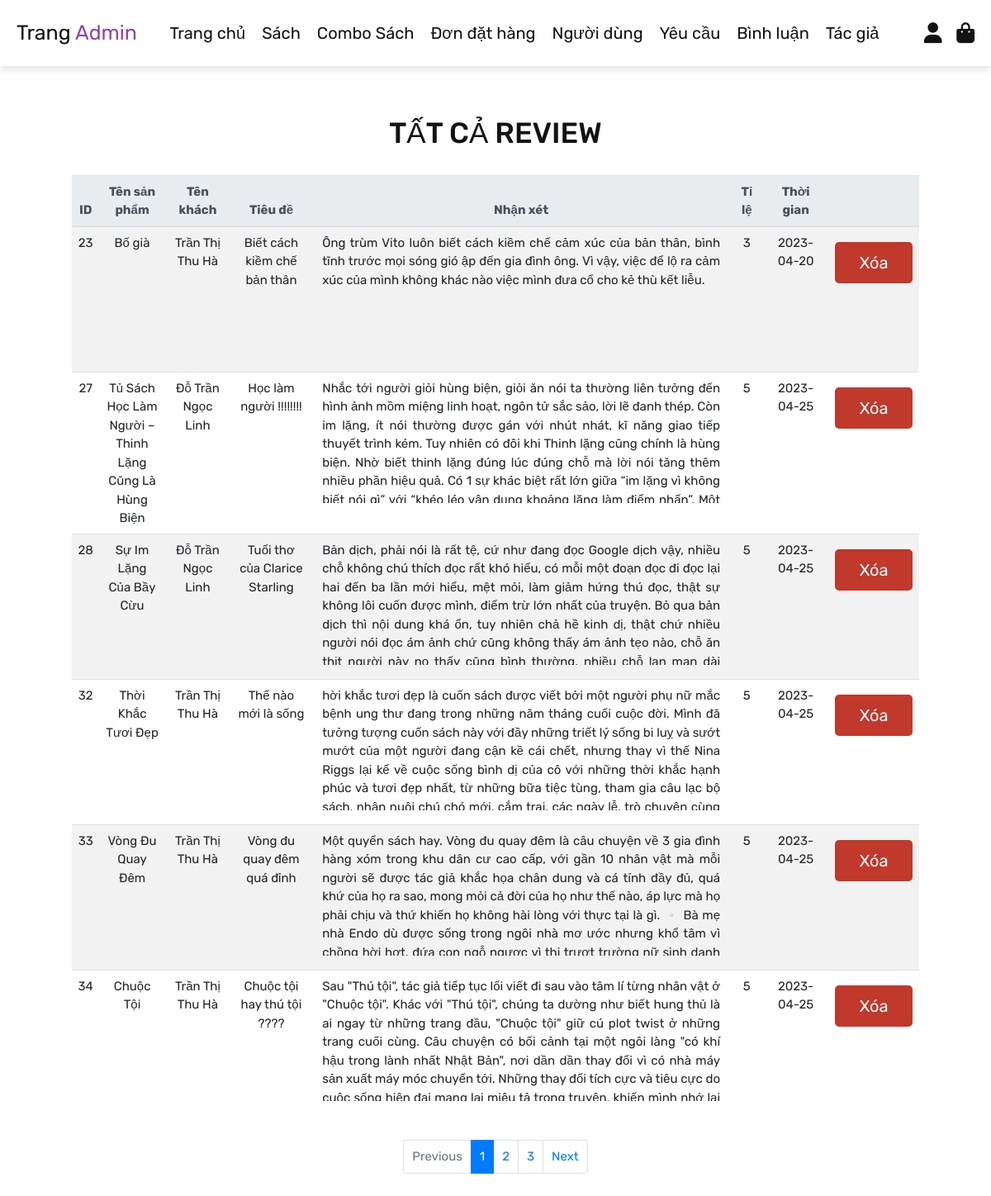
/admin/View/admin_review.php (signed in), run on the app's committed database.
### tables this page shows
CREATE TABLE `reviews` (
  `id` int(100) NOT NULL,
  `product_id` varchar(10) DEFAULT NULL,
  `combo_id` varchar(255) DEFAULT NULL,
  `user_id` varchar(20) NOT NULL,
  `rating` varchar(1) NOT NULL,
  `title` varchar(200) NOT NULL,
  `description` varchar(2500) NOT NULL,
  `date` date NOT NULL DEFAULT current_timestamp()
);

CREATE TABLE `products` (
  `product_id` varchar(10) NOT NULL,
  `name` varchar(100) NOT NULL,
  `author` varchar(100) NOT NULL,
  `price` int(100) NOT NULL,
  `image` varchar(200) NOT NULL,
  `description` varchar(10000) NOT NULL,
  `supplier` varchar(100) NOT NULL,
  `publiser` varchar(100) NOT NULL,
  `date` datetime NOT NULL DEFAULT current_timestamp()
);

CREATE TABLE `users` (
  `user_id` varchar(10) NOT NULL,
  `fullname` varchar(100) NOT NULL,
  `username` varchar(100) DEFAULT NULL,
  `email` varchar(100) NOT NULL,
  `phonenumber` varchar(20) NOT NULL,
  `password` varchar(100) NOT NULL,
  `user_type` varchar(100) NOT NULL DEFAULT 'user',
  `image` varchar(100) NOT NULL
);

### admin/View/admin_review.php (the view, shortened to what this page needs)
<?php
include '../../config/config.php';
?>
<!DOCTYPE html>
<html lang="en">
<head>
    <link rel="stylesheet" href="https://maxcdn.bootstrapcdn.com/bootstrap/4.5.2/css/bootstrap.min.css">
    <link rel="stylesheet" href="https://cdnjs.cloudflare.com/ajax/libs/font-awesome/6.0.0/css/all.min.css">
    <link rel="stylesheet" href="../../public/css/admin.css">
</head>
<body>
    <?php include 'admin_header.php'; ?>
    <section class="admin_review">
        <h1 class="title" style="margin-top: 2rem;">Tất cả review</h1>
        <div class="table-review" style="margin-top:30px;">
            <?php
            $per_page = 6;
            $select_review = mysqli_query($conn, "SELECT * FROM `reviews`") or die('query fail');
            if (mysqli_num_rows($select_review) > 0) {
                while ($fetch_review = mysqli_fetch_assoc($select_review)) {
            ?>
            <?php
                    $total_products = mysqli_query($conn, "SELECT COUNT(*) AS total FROM `reviews`") or die('query failed');
                    $total_products = mysqli_fetch_assoc($total_products)['total'];
                    $total_pages = ceil($total_products / $per_page);
                    $current_page = isset($_GET['page']) ? $_GET['page'] : 1;
                    $url = "http://localhost:3000/admin/View/admin_review.php?page=";
                    $offset = ($current_page - 1) * $per_page;
                    $select_review = mysqli_query($conn, "SELECT * FROM reviews LIMIT $per_page OFFSET $offset") or die('query failed');
                    if (mysqli_num_rows($select_review) > 0) {
                    ?>
            <table class="table table-striped table-hover">
                <thead class="thead-light">
                    <tr>
                        <th style='width: 2%'>ID</th>
                        <th style='width: 8%'>Tên sản phẩm</th>
                        <th style='width: 8%'>Tên khách</th>
                        <th style='width: 10%'>Tiêu đề</th>
                        <th style='width: 55%'>Nhận xét</th>
                        <th style='width: 4%'>Tỉ lệ</th>
                        <th style='width: 8%'>Thời gian</th>
                        <th style='width: 5%'></th>
                    </tr>
                </thead>
                <?php
                            while ($fetch_review = mysqli_fetch_assoc($select_review)) {
                            ?>
                <?php
                                $sql_product = mysqli_query($conn, "SELECT name FROM `products` WHERE `product_id` = '" . $fetch_review['product_id'] . "'");
                                $sql_combo_product = mysqli_query($conn, "SELECT combo_name FROM `combo_products` WHERE `combo_id` = '" . $fetch_review['combo_id'] . "'");
                                $row_product = mysqli_fetch_array($sql_product);
                                $row_combo = mysqli_fetch_assoc($sql_combo_product);
                                $sql_user = mysqli_query($conn, "SELECT * FROM `users` WHERE `user_id` = '" . $fetch_review['user_id'] . "'");
                                $row_user = mysqli_fetch_assoc($sql_user);
                                echo "<tr>";
                                echo "<td data-label='ID'>" . $fetch_review['id'] . "</td>";
                                if ($row_product['name']) {
                                    echo "<td data-label='Tên sản phẩm'>" . $row_product['name'] . "</td>";
                                } else if ($row_combo['combo_name']) {
                                    echo "<td data-label='Tên khách'>" . $row_combo['combo_name'] . "</td>";
                                }
                                echo "<td data-label='Tên khách'>" . $row_user['fullname'] . "</td>";
                                echo "<td data-label='Tiêu đề'>" . $fetch_review['title'] . "</td>";
                                echo "<td data-label='Nhận xét' style='text-align: justify;'>
                    <p class = 'scroll'> " . $fetch_review['description'] . "</p>
                    </td>";
                                echo "<td data-label='Đánh giá'>" . $fetch_review['rating'] . "</td>";
                                echo " <td data-label='Thời gian'>" . $fetch_review['date'] . "</td>";
                                ?>
                <form action="../Controllers/adminController.php" method="post">
                    <td class='btn-review'><input type='submit' value='Xóa'
                            onclick='return confirm("Bạn chắc chắn muốn xóa?");' class='delete-btn'
                            name='delete_review'></td>
                </form>
                <?php echo "</tr>";
                            }
                        }
                    }
                } else {
                    echo '<p class="empty">Không có review nào tại đây</p>';
                }
                ?>
            </table>
        </div>
        <nav aria-label="Page navigation example" class="toolbar">
            <ul class="pagination justify-content-center d-flex flex-wrap">
                <li class="page-item <?php echo ($current_page <= 1) ? 'disabled' : ''; ?>">
                    <a class="page-link" href="<?php echo $url . ($current_page - 1); ?>" tabindex="-1">Previous</a>
                </li>
                <?php
                $start_page = ($current_page <= 3) ? 1 : $current_page - 2;
                $end_page = ($total_pages - $current_page >= 2) ? $current_page + 2 : $total_pages;
                $num_displayed_pages = $end_page - $start_page + 1;
                for ($i = $start_page; $i <= $end_page; $i++) {
                    if ($num_displayed_pages <= 5 || ($i >= $current_page - 2 && $i <= $current_page + 2)) {
                        echo '<li class="page-item ' . (($i == $current_page) ? 'active' : '') . '"><a class="page-link" href="' . $url . $i . '">' . $i . '</a></li>';
                    }
                }
                ?>
                <li class="page-item <?php echo ($current_page >= $total_pages) ? 'disabled' : ''; ?>">
                    <a class="page-link" href="<?php echo $url . ($current_page + 1); ?>">Next</a>
                </li>
            </ul>
        </nav>
    </section>
</body>
</html>

### admin/View/admin_header.php (shortened to what this page needs)
<header class="header">
    <div class="flex">
        <a href="admin_page.php" class="logo">Trang<span> Admin</span></a>
        <nav class="navbar">
            <a href="admin_page.php">Trang chủ</a>
            <a href="admin_product.php">Sách</a>
            <a href="admin_combo_product.php">Combo Sách</a>
            <a href="./admin_order.php">Đơn đặt hàng</a>
            <a href="admin_user.php">Người dùng</a>
            <a href="admin_request.php">Yêu cầu</a>
            <a href="admin_review.php">Bình luận</a>
            <a href="admin_author.php">Tác giả</a>
        </nav>
        <div class="icons">
            <div id="user-btn" class="fas fa-user"></div>
            <a href="admin_cart.php">
                <div id="order-btn" class="fas fa-shopping-bag"></div>
            </a>
        </div>
</header>

### public/css/admin.css (style rules this page uses)
:root { --purple: #8e44ad; --red: #c0392b; --orange: #f39c12; --black: #131313; --white: #fff; --light-color: #666; --light-white: #ccc; --light-bg: rgba(255, 255, 255, 0.1); --border: 0.1rem solid var(--black); --box-shadow: 0 0.5rem 1rem rgba(0, 0, 0, 0.1); }
* { font-family: "Rubik", sans-serif; margin: 0; padding: 0; box-sizing: border-box; outline: none; border: none; text-decoration: none; transition: all 0.2s linear; }
.page-item .page-link { font-size: 1.5rem; }
.toolbar { display: flex; font-size: 1.5rem; padding: 2rem 0; border: none; }
.toolbar .pagination { margin: 0 auto; }
.toolbar .page-link { padding: 1rem 1rem; }
html { font-size: 62.5%; overflow-x: hidden; }
body { background-color: var(--light-bg); }
section { padding: 4rem 3rem; }
.title { text-align: center; align-items: center; text-transform: uppercase; color: var(--black); font-size: 3.5rem; }
.btn, .option-btn, .delete-btn, .white-btn { display: inline-block; margin-top: 1rem; padding: 1rem 3rem; cursor: pointer; color: var(--white); font-size: 2rem; border-radius: 0.5rem; text-transform: capitalize; }
.delete-btn { background-color: var(--red); }
.header { position: sticky; top: 0; left: 0; right: 0; z-index: 1000; background-color: var(--white); box-shadow: var(--box-shadow); }
.header .flex { display: flex; align-items: center; padding: 2rem; justify-content: space-between; position: relative; max-width: 1200px; margin: 0 auto; }
.header .flex .logo { font-size: 2.5rem; color: var(--black); }
.header .flex .logo span { color: var(--purple); }
.header .flex .navbar a { margin: 0 1rem; font-size: 2rem; color: var(--black); }
.header .flex .icons div { margin-left: 1.5rem; font-size: 2.5rem; cursor: pointer; color: var(--black); }
.table .scroll { height: 15rem; text-overflow: ellipsis; overflow-x: hidden; padding: 0 5px; }
.table td, .table th { font-size: 1.5rem; max-height: 15rem; }
.table-review { width: 90%; margin: auto; text-align: center; background-color: #f8f8f600; border-radius: 5rem; }

### data on the page
reviews: id "23", product.name "Bố già", user.fullname "Trần Thị Thu Hà", title "Biết cách kiềm chế bản thân", description "Ông trùm Vito luôn biết cách kiềm chế cảm xúc của bản thân, bình tĩnh trước mọi sóng gió ập đến gia đình ông. Vì vậy, việc để lộ ra cảm xúc của mình không khác nào việc mình đưa cổ cho kẻ thù kết liễu.", rating "3", date "2023-04-20"
reviews: id "27", product.name "Tủ Sách Học Làm Người – Thinh Lặng Cũng Là Hùng Biện", user.fullname "Đỗ Trần Ngọc Linh", title "Học làm người !!!!!!!!", description "Nhắc tới người giỏi hùng biện, giỏi ăn nói ta thường liên tưởng đến hình ảnh mồm miệng linh hoạt, ngôn tử sắc sảo, lời lẽ đanh thép. Còn im lặng, ít nói thường được gán với nhút nhát, kĩ năng giao tiếp thuyết trình kém. Tuy nhiên có đôi khi Thinh lặng cũng chính là hùng biện. Nhờ biết thinh lặng đúng lúc đúng chỗ mà lời nói tăng thêm nhiều phần hiệu quả. Có 1 sự khác biệt rất lớn giữa “im lặng vì không…", rating "5", date "2023-04-25"
reviews: id "28", product.name "Sự Im Lặng Của Bầy Cừu", user.fullname "Đỗ Trần Ngọc Linh", title "Tuổi thơ của Clarice Starling", description "Bản dịch, phải nói là rất tệ, cứ như đang đọc Google dịch vậy, nhiều chỗ không chú thích đọc rất khó hiểu, có mỗi một đoạn đọc đi đọc lại hai đến ba lần mới hiểu, mệt mỏi, làm giảm hứng thú đọc, thật sự không lôi cuốn được mình, điểm trừ lớn nhất của truyện. Bỏ qua bản dịch thì nội dung khá ổn, tuy nhiên chả hề kinh dị, thật chứ nhiều người nói đọc ám ảnh chứ cũng không thấy ám ảnh tẹo nào, chỗ ăn…", rating "5", date "2023-04-25"
reviews: id "32", product.name "Thời Khắc Tươi Đẹp", user.fullname "Trần Thị Thu Hà", title "Thế nào mới là sống", description "hời khắc tươi đẹp là cuốn sách được viết bởi một người phụ nữ mắc bệnh ung thư đang trong những năm tháng cuối cuộc đời. Mình đã tưởng tượng cuốn sách này với đầy những triết lý sống bi luỵ và sướt mướt của một người đang cận kề cái chết, nhưng thay vì thế Nina Riggs lại kể về cuộc sống bình dị của cô với những thời khắc hạnh phúc và tươi đẹp nhất, từ những bữa tiệc tùng, tham gia câu lạc bộ…", rating "5", date "2023-04-25"
reviews: id "33", product.name "Vòng Đu Quay Đêm", user.fullname "Trần Thị Thu Hà", title "Vòng đu quay đêm quá đỉnh", description "Một quyển sách hay. Vòng đu quay đêm là câu chuyện về 3 gia đình hàng xóm trong khu dân cư cao cấp, với gần 10 nhân vật mà mỗi người sẽ được tác giả khắc họa chân dung và cá tính đầy đủ, quá khứ của họ ra sao, mong mỏi cả đời của họ như thế nào, áp lực mà họ phải chịu và thứ khiến họ không hài lòng với thực tại là gì. ▫️ Bà mẹ nhà Endo dù được sống trong ngôi nhà mơ ước nhưng khổ tâm vì…", rating "5", date "2023-04-25"
reviews: id "34", product.name "Chuộc Tội", user.fullname "Trần Thị Thu Hà", title "Chuộc tội hay thú tội ????", description "Sau \"Thú tội\", tác giả tiếp tục lối viết đi sau vào tâm lí từng nhân vật ở \"Chuộc tội\". Khác với \"Thú tội\", chúng ta dường như biết hung thủ là ai ngay từ những trang đầu, \"Chuộc tội\" giữ cú plot twist ở những trang cuối cùng. Câu chuyện có bối cảnh tại một ngôi làng \"có khí hậu trong lành nhất Nhật Bản\", nơi dần dần thay đổi vì có nhà máy sản xuất máy móc chuyển tới. Những thay đổi tích cực và tiêu cực do…", rating "5", date "2023-04-25"
